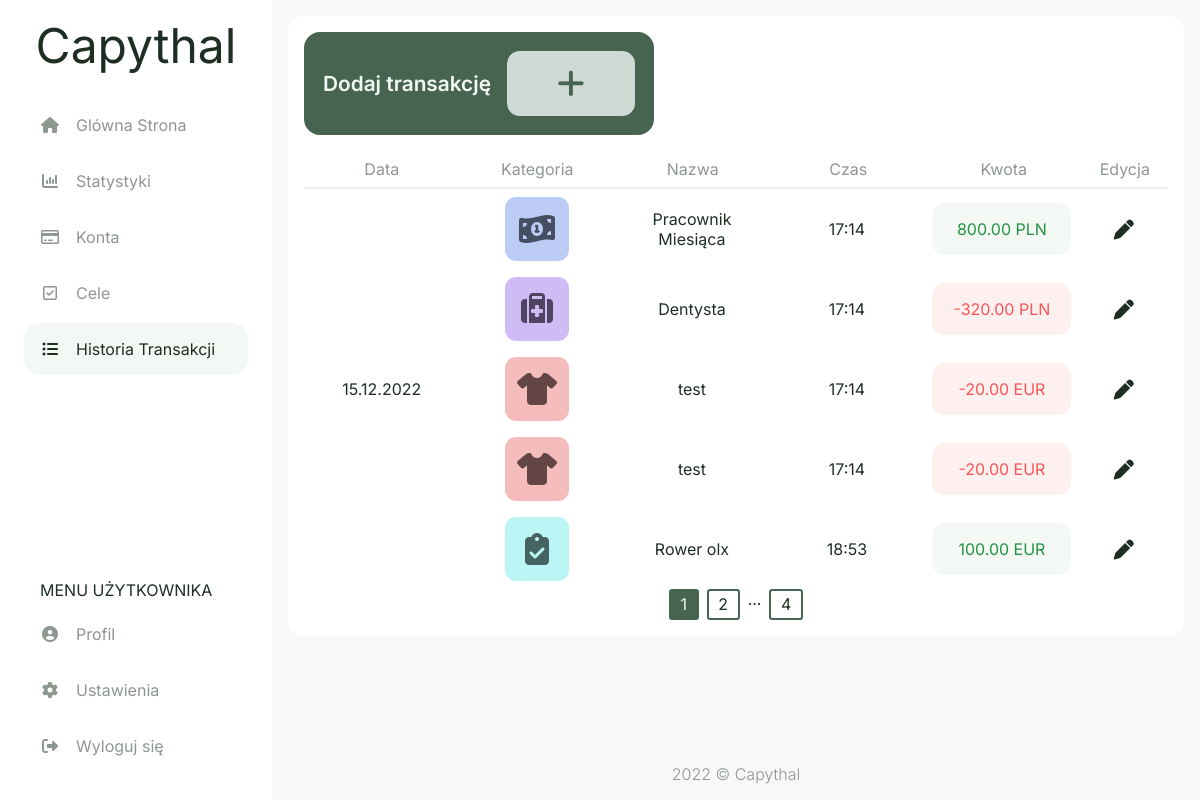
The app's page /history (signed in), older data.
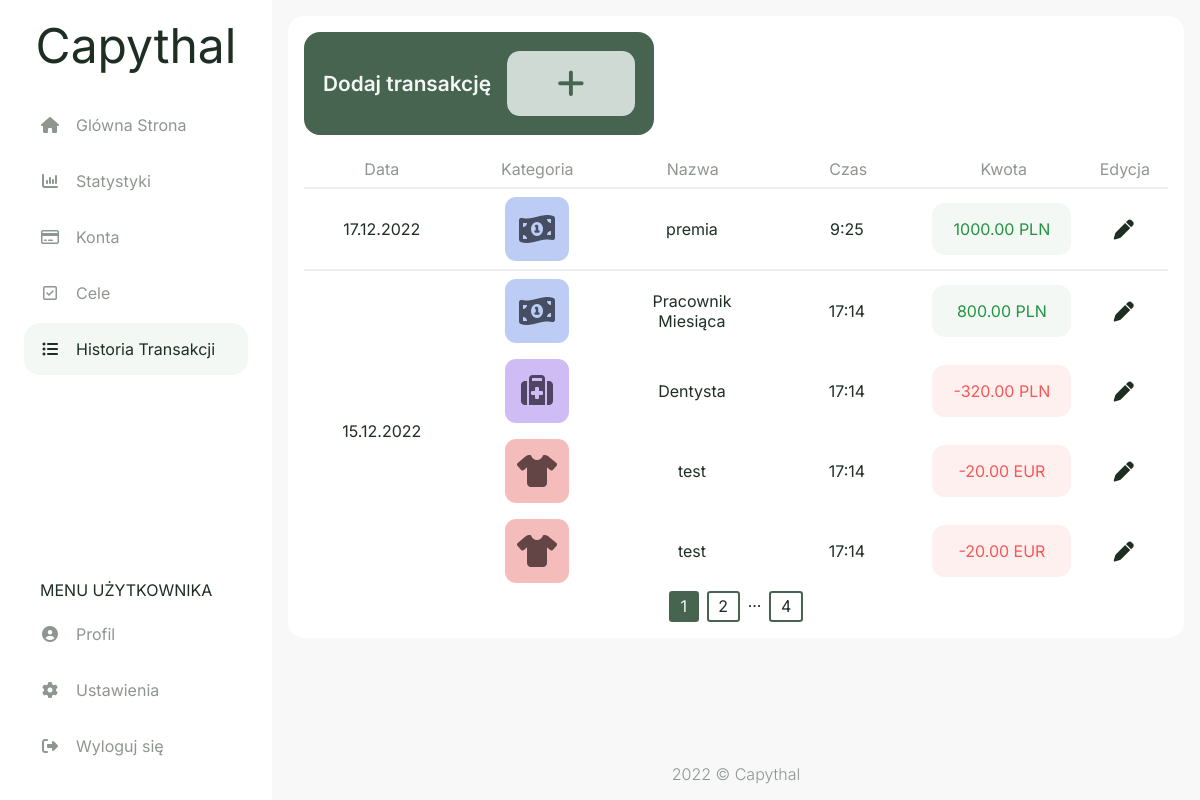
The same page, newer data.
### capythal/models.py (models this page shows, shortened)
class transaction(db.Model):
    id = db.Column(db.Integer, primary_key=True)
    account_id = db.Column(db.Integer, db.ForeignKey('account.id'), nullable=False)
    category_id = db.Column(db.Integer, db.ForeignKey('category.id'), nullable=False)
    tr_type_id = db.Column(db.Integer, db.ForeignKey('tr_type.id'), nullable=False)
    name = db.Column(db.String(50), nullable=False)
    amount = db.Column(db.Numeric(12,2), nullable=False)
    date = db.Column(db.Date, nullable=False , default=datetime.today)
    time = db.Column(db.Time, nullable=False , default=datetime.now().time())

class style(db.Model):
    id = db.Column(db.Integer, primary_key=True)
    name = db.Column(db.String(20), nullable=False)
    name_pl = db.Column(db.String(20), nullable=False)
    category = db.relationship("category", backref="style", lazy=True)
    account = db.relationship("account", backref="style", lazy=True)
    goal = db.relationship("goal", backref="style", lazy=True)

class category(db.Model):
    id = db.Column(db.Integer, primary_key=True)
    style_id = db.Column(db.Integer, db.ForeignKey('style.id'), nullable=False)
    tr_type_id = db.Column(db.Integer, db.ForeignKey('tr_type.id'), nullable=False)
    name = db.Column(db.String(20), nullable=False)
    icon = db.Column(db.String(20), nullable=False)
    transaction = db.relationship("transaction", backref="category", lazy=True)

class currency(db.Model):
    id = db.Column(db.Integer, primary_key=True)
    name = db.Column(db.String(20), nullable=False)
    account = db.relationship("account", backref="currency", lazy=True)
    settings = db.relationship("settings", backref="currency", lazy=True)

### capythal/routes.py (the view, shortened to what this page needs)
@app.route('/history', methods=['GET', 'POST'])
@login_required
def history():
    form_inc_add = addIncTrForm()
    form_exp_add = addExpTrForm()
    form_trf_add = addTrfTrForm()
    form_edit = editTrForm()
    page = request.args.get('page',1,type=int)
    transactions = db.session.query(transaction,tr_type,account,currency,category,style).join(tr_type, transaction.tr_type_id==tr_type.id).join(account, transaction.account_id==account.id).join(currency, currency.id==account.currency_id).join(category, transaction.category_id==category.id).join(style, category.style_id==style.id).filter(account.user_id == current_user.id).order_by(desc(transaction.date)).paginate(page=page, per_page=5)
    tr_dates = []
    for tr_date in transactions.items:
        if not tr_date.transaction.date in tr_dates:
            tr_dates.append(tr_date.transaction.date)
    inc_cat_list = db.session.query(category).filter(category.tr_type_id == 2)
    form_inc_add.inc_category.choices = [(i.id, i.name) for i in inc_cat_list]
    exp_cat_list = db.session.query(category).filter(category.tr_type_id == 1)
    form_exp_add.exp_category.choices = [(i.id, i.name) for i in exp_cat_list]
    user_accs = db.session.query(account,acc_type,currency).join(acc_type).join(style).join(currency).filter(account.user_id == current_user.id)
    accs_list = [(i.account.id, f"{i.account.fin_inst} - {i.acc_type.name} {i.currency.name}") for i in user_accs]
    form_inc_add.account.choices = accs_list
    form_exp_add.account.choices = accs_list
    form_trf_add.account_f.choices = accs_list
    form_trf_add.account_to.choices = accs_list
    return render_template("history.html", transactions = transactions, tr_dates = tr_dates, accs_list = accs_list, inc_cat_list = inc_cat_list, exp_cat_list = exp_cat_list, form_inc_add = form_inc_add, form_exp_add = form_exp_add, form_trf_add = form_trf_add, form_edit = form_edit)

### capythal/models.py (called while the page is built)
@login_manager.user_loader
def load_user(user_id):
    return user.query.get(int(user_id))

### capythal/templates/history.html (shortened to what this page needs)
{% extends "layout.html" %}
{% set active_page = "history" %}
{% block head %}
  {{ super() }}
  <link rel="stylesheet" href="{{ url_for('static', filename='css/history.css') }}">
  <link rel="stylesheet" href="{{ url_for('static', filename='css/modals/f-modal.css') }}">
  <link rel="stylesheet" href="{{ url_for('static', filename='css/modals/tr-modal.css') }}">
  <link rel="stylesheet" href="{{ url_for('static', filename='css/modals/etr-modal.css') }}">
{% endblock %}
{% block content %}
<div class="history-flexbox bg-white">
  <div class="buttons">
    <a href="#modal-add" class="add-tr-btn fs-3">
      <span class="fw-semibold">Dodaj transakcję</span>
      <span class="tr-plus fa fa-fw fa-xl fa-plus bg-success-secondary"></span>
    </a>
  </div>
  <div class="table-container" role="table" aria-label="Destinations">
    <div class="flex-table header" role="rowgroup">
      <div class="flex-row first-header" role="columnheader">Data</div>
      <div class="flex-row" role="columnheader">Kategoria</div>
      <div class="flex-row" role="columnheader">Nazwa</div>
      <div class="flex-row" role="columnheader">Czas</div>
      <div class="flex-row" role="columnheader">Kwota</div>
      <div class="flex-row-edit" role="columnheader">Edycja</div>
    </div>
    {% for tr_date in tr_dates %}
    <div class="flex-table row" role="rowgroup">
      <div class="flex-row rowspan first">{{ tr_date.strftime("%d.%m.%Y") }}</div>
      <div class="column">
        {% for transaction,tr_type,account,currency,category,style in transactions.items %}
          {% if transaction.date == tr_date %}
          <div class="flex-row">
            <div class="flex-cell" role="cell">
              <div class="category-square style-{{ style.name }} my-auto">
                <span class="fa fa-lg fa-{{ category.icon }}"></span>
              </div>
            </div>
            <div class="flex-cell" role="cell">{{ transaction.name }}</div>
            <div class="flex-cell cell-time" role="cell">{{ transaction.time.strftime("%-H:%M") }}</div>
            <div class="flex-cell cell-amount" role="cell">
              <div class="amount {% if tr_type.name == 'Wydatek' %}{{ 'bg-danger fc-danger' }}{% else %}{{ 'bg-success fc-success' }}{% endif %}">
                {% if tr_type.name == 'Wydatek' %}{{ "-" }}{% endif %}{{ transaction.amount }} {{ currency.name }}
              </div>
            </div>
            <div class="flex-cell-edit" role="cell">
              <a href="#modal-edit{{ transaction.id }}" class="fa fa-lg fa-pen"></a>
            </div>
          </div>
          {% endif %}
        {% endfor %}
      </div>
    </div>
    {% endfor %}
    <div class="pagination">
    {% for page_num in transactions.iter_pages(left_edge=1, right_edge=1, left_current=1, right_current=2) %}
      {% if page_num %}
        {% if transactions.page == page_num %}
          <a href="{{ url_for('history', page=page_num) }}" class="page-btn-active">{{ page_num }}</a>
        {% else %}
          <a href="{{ url_for('history', page=page_num) }}" class="page-btn">{{ page_num }}</a>
        {% endif %}
      {% else %}
        ...
      {% endif %}
    {% endfor %}
    </div>
  </div>
</div>
{% endblock %}

Row changes from the older to the newer data that the page shows:
no longer on this page (row unchanged): transaction: name "EUR", shown under "15.12.2022"
added transaction: strftime "17.12.2022", name "PLN"
